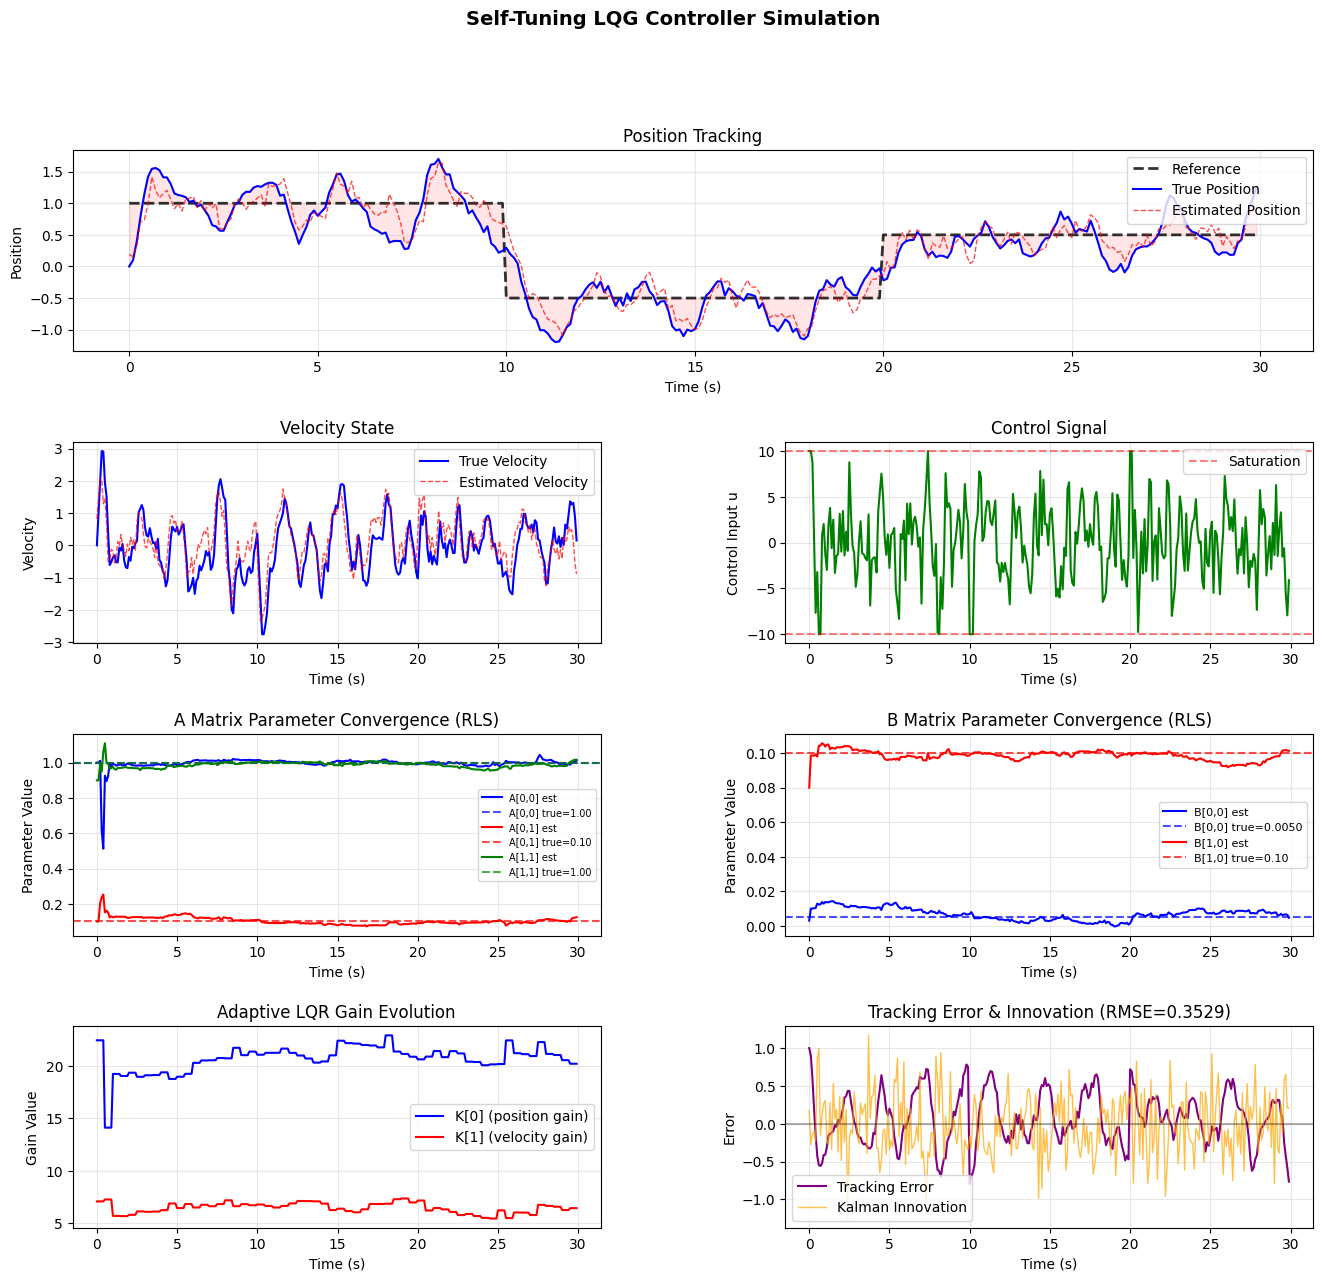

Here is the Python script that generated this plot:
# Generated by: anthropic/claude-sonnet-4-6 (Ollama)
# Date: 2026-03-04 19:58:18
# AutoCoder System - Automated Code Generation

import numpy as np
import matplotlib.pyplot as plt
from matplotlib.gridspec import GridSpec

# Self-Tuning LQG Controller Simulation
# LQG = Linear Quadratic Gaussian (LQR + Kalman Filter)
# Self-tuning: parameters estimated online using Recursive Least Squares (RLS)

np.random.seed(42)

# ============================================================
# System Definition (True Unknown System)
# ============================================================
# True system: x(k+1) = A*x(k) + B*u(k) + w(k)
#              y(k)   = C*x(k) + v(k)

dt = 0.1  # sampling time
n_states = 2
n_inputs = 1
n_outputs = 1

# True system matrices (unknown to controller initially)
A_true = np.array([[1.0, dt],
                   [0.0, 1.0]])  # Double integrator

B_true = np.array([[0.5 * dt ** 2],
                   [dt]])

C_true = np.array([[1.0, 0.0]])

# Noise covariances
Q_noise = np.diag([0.01, 0.01])  # Process noise covariance
R_noise = np.array([[0.1]])  # Measurement noise covariance

# ============================================================
# LQR Cost Matrices
# ============================================================
Q_lqr = np.diag([100.0, 1.0])  # State cost
R_lqr = np.array([[0.1]])  # Control cost

# ============================================================
# Simulation Parameters
# ============================================================
N = 300  # Number of time steps
t = np.arange(N) * dt

# Reference trajectory (step + sinusoidal)
r = np.zeros(N)
r[:100] = 1.0
r[100:200] = -0.5
r[200:] = 0.5


# ============================================================
# Helper Functions
# ============================================================

def dare(A, B, Q, R):
    """Solve Discrete Algebraic Riccati Equation using iteration."""
    P = Q.copy()
    for _ in range(1000):
        P_new = (A.T @ P @ A -
                 A.T @ P @ B @ np.linalg.inv(R + B.T @ P @ B) @ B.T @ P @ A + Q)
        if np.max(np.abs(P_new - P)) < 1e-8:
            break
        P = P_new
    return P


def compute_lqr_gain(A, B, Q, R):
    """Compute LQR gain K."""
    try:
        P = dare(A, B, Q, R)
        K = np.linalg.inv(R + B.T @ P @ B) @ B.T @ P @ A
        return K
    except np.linalg.LinAlgError:
        return np.zeros((n_inputs, n_states))


def kalman_predict(x_est, P_est, A, B, u, Q):
    """Kalman Filter prediction step."""
    x_pred = A @ x_est + B @ u
    P_pred = A @ P_est @ A.T + Q
    return x_pred, P_pred


def kalman_update(x_pred, P_pred, y, C, R):
    """Kalman Filter update step."""
    S = C @ P_pred @ C.T + R
    K_kalman = P_pred @ C.T @ np.linalg.inv(S)
    innovation = y - C @ x_pred
    x_est = x_pred + K_kalman @ innovation
    P_est = (np.eye(len(x_pred)) - K_kalman @ C) @ P_pred
    return x_est, P_est, K_kalman


# ============================================================
# Recursive Least Squares (RLS) for System Identification
# ============================================================
class RLS:
    """Recursive Least Squares estimator for system identification."""

    def __init__(self, n_params, forgetting_factor=0.98):
        self.n = n_params
        self.lam = forgetting_factor
        self.theta = np.zeros(n_params)  # Parameter estimates
        self.P = 1000 * np.eye(n_params)  # Covariance matrix

    def update(self, phi, y):
        """Update parameter estimates."""
        # Innovation
        y_pred = phi @ self.theta
        e = y - y_pred

        # Kalman gain for RLS
        denom = self.lam + phi @ self.P @ phi
        K_rls = self.P @ phi / denom

        # Update estimates
        self.theta = self.theta + K_rls * e
        self.P = (self.P - np.outer(K_rls, phi @ self.P)) / self.lam

        return self.theta.copy(), e


# ============================================================
# Initialize Self-Tuning LQG Controller
# ============================================================

# Initial (incorrect) model estimates
A_est = np.array([[1.0, dt],
                  [0.0, 0.9]])  # Slightly wrong

B_est = np.array([[0.3 * dt ** 2],
                  [0.8 * dt]])  # Slightly wrong

# RLS estimators for each state equation
# State 1: x1(k+1) = a11*x1(k) + a12*x2(k) + b1*u(k)
# State 2: x2(k+1) = a21*x1(k) + a22*x2(k) + b2*u(k)
rls_state1 = RLS(n_params=3, forgetting_factor=0.97)
rls_state2 = RLS(n_params=3, forgetting_factor=0.97)

# Initialize RLS with rough estimates
rls_state1.theta = np.array([A_est[0, 0], A_est[0, 1], B_est[0, 0]])
rls_state2.theta = np.array([A_est[1, 0], A_est[1, 1], B_est[1, 0]])

# Kalman filter state
x_est = np.zeros(n_states)
P_est = np.eye(n_states) * 1.0

# LQR gain (initial)
K_lqr = compute_lqr_gain(A_est, B_est, Q_lqr, R_lqr)

# ============================================================
# Storage Arrays
# ============================================================
x_true_hist = np.zeros((N, n_states))
x_est_hist = np.zeros((N, n_states))
u_hist = np.zeros(N)
y_hist = np.zeros(N)
r_hist = r.copy()

A11_hist = np.zeros(N)
A12_hist = np.zeros(N)
A21_hist = np.zeros(N)
A22_hist = np.zeros(N)
B1_hist = np.zeros(N)
B2_hist = np.zeros(N)

K_lqr_hist = np.zeros((N, n_states))
innovation_hist = np.zeros(N)

# True system state
x_true = np.array([0.0, 0.0])

print("=" * 60)
print("Self-Tuning LQG Controller Simulation")
print("=" * 60)
print(f"True System A:\n{A_true}")
print(f"True System B:\n{B_true}")
print(f"Initial Estimated A:\n{A_est}")
print(f"Initial Estimated B:\n{B_est}")
print(f"Simulation steps: {N}, dt={dt}s")
print("=" * 60)

# ============================================================
# Main Simulation Loop
# ============================================================
update_interval = 5  # Update model every N steps

for k in range(N):
    # --- Reference tracking ---
    ref = r[k]

    # --- Compute LQR control (with integral action for tracking) ---
    # Augmented state for reference tracking
    x_error = x_est.copy()
    x_error[0] -= ref  # Position error

    u = -K_lqr @ x_error
    u = np.clip(u, -10.0, 10.0)  # Actuator saturation
    u_scalar = float(u[0]) if hasattr(u, '__len__') else float(u)

    # --- Apply control to true system ---
    w = np.random.multivariate_normal(np.zeros(n_states), Q_noise)
    x_true_new = A_true @ x_true + B_true.flatten() * u_scalar + w

    # --- Measurement ---
    v = np.random.multivariate_normal(np.zeros(n_outputs), R_noise)
    y = C_true @ x_true + v
    y_scalar = float(y[0])

    # --- Store data ---
    x_true_hist[k] = x_true
    y_hist[k] = y_scalar
    u_hist[k] = u_scalar

    # --- Kalman Filter (using current model estimate) ---
    u_vec = np.array([u_scalar])
    x_pred, P_pred = kalman_predict(x_est, P_est, A_est, B_est, u_vec, Q_noise)
    x_est, P_est, K_kalman = kalman_update(x_pred, P_pred,
                                           np.array([y_scalar]), C_true, R_noise)

    x_est_hist[k] = x_est
    innovation_hist[k] = y_scalar - float(C_true @ x_pred)

    # --- RLS System Identification ---
    if k > 0:
        phi = np.array([x_true_hist[k - 1, 0], x_true_hist[k - 1, 1], u_hist[k - 1]])

        # Update state 1 model
        theta1, e1 = rls_state1.update(phi, x_true[0])
        # Update state 2 model
        theta2, e2 = rls_state2.update(phi, x_true[1])

        # Update model estimates
        A_est[0, 0] = theta1[0]
        A_est[0, 1] = theta1[1]
        B_est[0, 0] = theta1[2]
        A_est[1, 0] = theta2[0]
        A_est[1, 1] = theta2[1]
        B_est[1, 0] = theta2[2]

        # Recompute LQR gain periodically
        if k % update_interval == 0:
            K_lqr_new = compute_lqr_gain(A_est, B_est, Q_lqr, R_lqr)
            if not np.any(np.isnan(K_lqr_new)):
                K_lqr = K_lqr_new

    # --- Store parameter estimates ---
    A11_hist[k] = A_est[0, 0]
    A12_hist[k] = A_est[0, 1]
    A21_hist[k] = A_est[1, 0]
    A22_hist[k] = A_est[1, 1]
    B1_hist[k] = B_est[0, 0]
    B2_hist[k] = B_est[1, 0]
    K_lqr_hist[k] = K_lqr.flatten()

    # --- Update true state ---
    x_true = x_true_new

# ============================================================
# Performance Metrics
# ============================================================
tracking_error = r - x_true_hist[:, 0]
rmse = np.sqrt(np.mean(tracking_error ** 2))
rmse_steady = np.sqrt(np.mean(tracking_error[100:] ** 2))

print(f"\nPerformance Metrics:")
print(f"  Overall RMSE: {rmse:.4f}")
print(f"  Steady-state RMSE (after t=10s): {rmse_steady:.4f}")
print(f"  Max control effort: {np.max(np.abs(u_hist)):.4f}")
print(f"\nFinal Parameter Estimates vs True:")
print(f"  A[0,0]: est={A_est[0, 0]:.4f}, true={A_true[0, 0]:.4f}")
print(f"  A[0,1]: est={A_est[0, 1]:.4f}, true={A_true[0, 1]:.4f}")
print(f"  A[1,0]: est={A_est[1, 0]:.4f}, true={A_true[1, 0]:.4f}")
print(f"  A[1,1]: est={A_est[1, 1]:.4f}, true={A_true[1, 1]:.4f}")
print(f"  B[0,0]: est={B_est[0, 0]:.4f}, true={B_true[0, 0]:.4f}")
print(f"  B[1,0]: est={B_est[1, 0]:.4f}, true={B_true[1, 0]:.4f}")

# ============================================================
# Plotting
# ============================================================
fig = plt.figure(figsize=(16, 14))
fig.suptitle('Self-Tuning LQG Controller Simulation', fontsize=14, fontweight='bold')
gs = GridSpec(4, 2, figure=fig, hspace=0.45, wspace=0.35)

# --- Plot 1: Position tracking ---
ax1 = fig.add_subplot(gs[0, :])
ax1.plot(t, r, 'k--', linewidth=2, label='Reference', alpha=0.8)
ax1.plot(t, x_true_hist[:, 0], 'b-', linewidth=1.5, label='True Position')
ax1.plot(t, x_est_hist[:, 0], 'r--', linewidth=1, label='Estimated Position', alpha=0.7)
ax1.set_xlabel('Time (s)')
ax1.set_ylabel('Position')
ax1.set_title('Position Tracking')
ax1.legend(loc='upper right')
ax1.grid(True, alpha=0.3)
ax1.fill_between(t, r, x_true_hist[:, 0], alpha=0.1, color='red', label='Error')

# --- Plot 2: Velocity ---
ax2 = fig.add_subplot(gs[1, 0])
ax2.plot(t, x_true_hist[:, 1], 'b-', linewidth=1.5, label='True Velocity')
ax2.plot(t, x_est_hist[:, 1], 'r--', linewidth=1, label='Estimated Velocity', alpha=0.7)
ax2.set_xlabel('Time (s)')
ax2.set_ylabel('Velocity')
ax2.set_title('Velocity State')
ax2.legend()
ax2.grid(True, alpha=0.3)

# --- Plot 3: Control Input ---
ax3 = fig.add_subplot(gs[1, 1])
ax3.plot(t, u_hist, 'g-', linewidth=1.5)
ax3.axhline(y=10, color='r', linestyle='--', alpha=0.5, label='Saturation')
ax3.axhline(y=-10, color='r', linestyle='--', alpha=0.5)
ax3.set_xlabel('Time (s)')
ax3.set_ylabel('Control Input u')
ax3.set_title('Control Signal')
ax3.legend()
ax3.grid(True, alpha=0.3)

# --- Plot 4: A matrix parameter convergence ---
ax4 = fig.add_subplot(gs[2, 0])
ax4.plot(t, A11_hist, 'b-', label=f'A[0,0] est', linewidth=1.5)
ax4.axhline(y=A_true[0, 0], color='b', linestyle='--', alpha=0.7, label=f'A[0,0] true={A_true[0, 0]:.2f}')
ax4.plot(t, A12_hist, 'r-', label=f'A[0,1] est', linewidth=1.5)
ax4.axhline(y=A_true[0, 1], color='r', linestyle='--', alpha=0.7, label=f'A[0,1] true={A_true[0, 1]:.2f}')
ax4.plot(t, A22_hist, 'g-', label=f'A[1,1] est', linewidth=1.5)
ax4.axhline(y=A_true[1, 1], color='g', linestyle='--', alpha=0.7, label=f'A[1,1] true={A_true[1, 1]:.2f}')
ax4.set_xlabel('Time (s)')
ax4.set_ylabel('Parameter Value')
ax4.set_title('A Matrix Parameter Convergence (RLS)')
ax4.legend(fontsize=7)
ax4.grid(True, alpha=0.3)

# --- Plot 5: B matrix parameter convergence ---
ax5 = fig.add_subplot(gs[2, 1])
ax5.plot(t, B1_hist, 'b-', label=f'B[0,0] est', linewidth=1.5)
ax5.axhline(y=B_true[0, 0], color='b', linestyle='--', alpha=0.7, label=f'B[0,0] true={B_true[0, 0]:.4f}')
ax5.plot(t, B2_hist, 'r-', label=f'B[1,0] est', linewidth=1.5)
ax5.axhline(y=B_true[1, 0], color='r', linestyle='--', alpha=0.7, label=f'B[1,0] true={B_true[1, 0]:.2f}')
ax5.set_xlabel('Time (s)')
ax5.set_ylabel('Parameter Value')
ax5.set_title('B Matrix Parameter Convergence (RLS)')
ax5.legend(fontsize=8)
ax5.grid(True, alpha=0.3)

# --- Plot 6: LQR Gain Evolution ---
ax6 = fig.add_subplot(gs[3, 0])
ax6.plot(t, K_lqr_hist[:, 0], 'b-', linewidth=1.5, label='K[0] (position gain)')
ax6.plot(t, K_lqr_hist[:, 1], 'r-', linewidth=1.5, label='K[1] (velocity gain)')
ax6.set_xlabel('Time (s)')
ax6.set_ylabel('Gain Value')
ax6.set_title('Adaptive LQR Gain Evolution')
ax6.legend()
ax6.grid(True, alpha=0.3)

# --- Plot 7: Innovation / Tracking Error ---
ax7 = fig.add_subplot(gs[3, 1])
ax7.plot(t, tracking_error, 'purple', linewidth=1.5, label='Tracking Error')
ax7.plot(t, innovation_hist, 'orange', linewidth=1, label='Kalman Innovation', alpha=0.7)
ax7.axhline(y=0, color='k', linestyle='-', alpha=0.3)
ax7.set_xlabel('Time (s)')
ax7.set_ylabel('Error')
ax7.set_title(f'Tracking Error & Innovation (RMSE={rmse:.4f})')
ax7.legend()
ax7.grid(True, alpha=0.3)

plt.savefig('self_tuning_lqg.png', dpi=100, bbox_inches='tight')
print("\nPlot saved as 'self_tuning_lqg.png'")
plt.show()

print("\n" + "=" * 60)
print("Simulation Complete!")
print("=" * 60)
print("\nController Architecture:")
print("  • Kalman Filter: State estimation from noisy measurements")
print("  • LQR: Optimal state feedback control")
print("  • RLS: Online system identification (self-tuning)")
print("  • Self-tuning: LQR gains updated as model improves")
